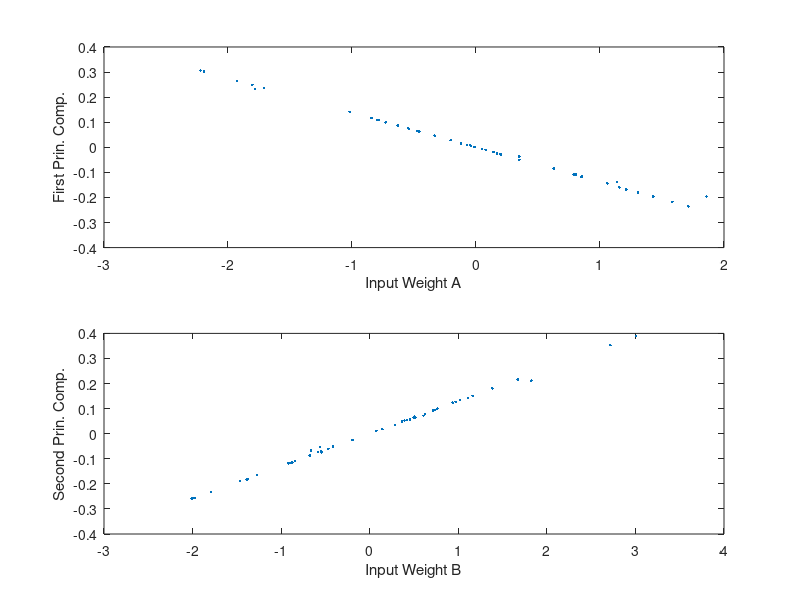
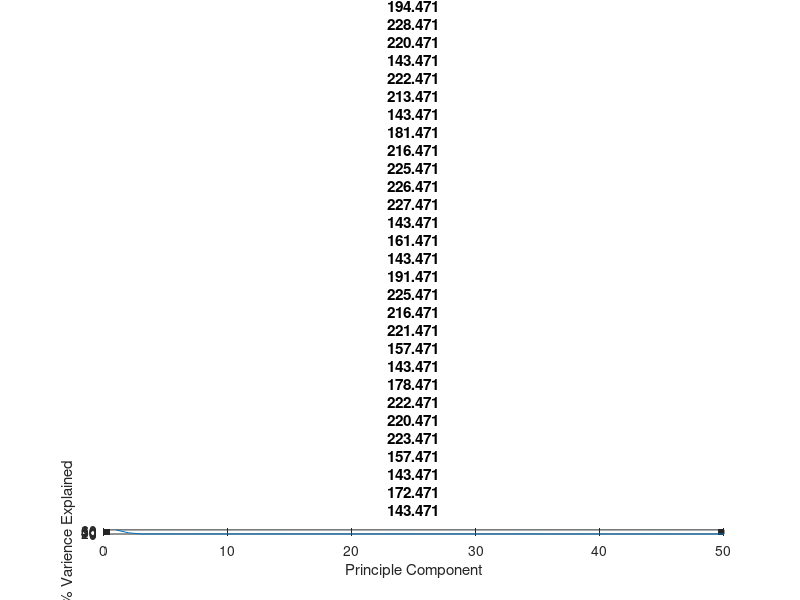
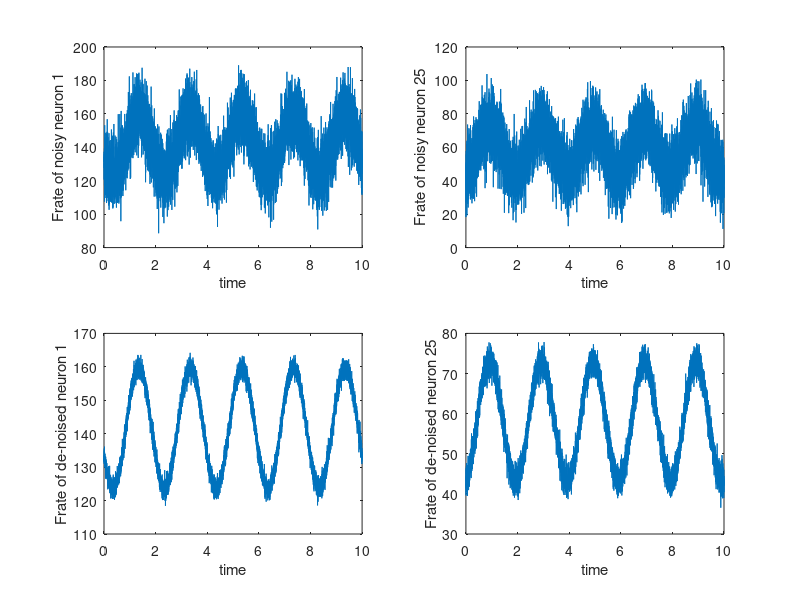
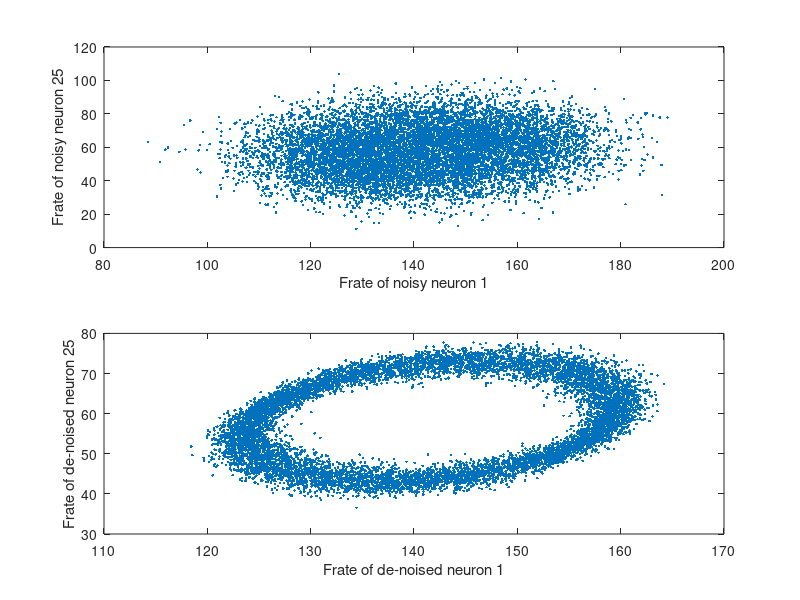

The MATLAB script that drew these images, in order:
% Tutorial 9.1 - Last Homework
%Code written by Connor Zawacki
%About: Principle component analysis on firing rate trajectories.

%Known Bugs: Occasionally when running a simulation, a
%warning will appear where "solumns of X are linearly dependent" which
%truncates one of the resulting TSQUARED vector accordingly, making some
%of the vecor sizes later in the code inconsistent. I personally
%"solved" this problem by clearing the workspace and running again until I
%got a trial that didn't have this error. Theorhetically, the rest of the
%code is still correct and this is just a minor artifact of how MATLAB does
%pca

Ncells = 50;
Aamp = 20;
Bamp = 10;
freq = 0.5;
dt = 1e-3;
tmax = 10;
tvec = 0:dt:tmax;
IA = Aamp*sin(2*pi*freq*tvec);    %for Q1
%IA = Aamp*sin(2*pi*1*tvec);      %for Q2
%IA = Aamp*tvec;                  %for Q3
IB = Bamp*cos(2*pi*freq*tvec);    %for Q1
%IB = Bamp*cos(2*pi*0.5*tvec);    %for Q2
%IB = Bamp*sin(2*pi*freq*tvec);   %for Q3
%IB(1:(4/dt)) = 0;                %for Q3
%IB(5/dt:numel(IB)) = 0;          %for Q3


Fr_matrix = zeros(numel(tvec),Ncells);
sig = 10;
Io = 50;
cells = 1:50;
WiO = randn(size(cells));
WiA = randn(size(cells));
WiB = randn(size(cells));
nit = randn(size(Fr_matrix));

for t = 1:(numel(tvec))
    Fr_matrix(t,:)=100+ WiO*Io + WiA*IA(t) + WiB*IB(t) + sig*nit(t,:);
end
Fr_matrix(Fr_matrix<0)=0; %fixes a problem with neg firing rates

[COEFF,SCORE,LATENT,TSQUARED,EXPLAINED,MU] = pca(Fr_matrix); % see known bugs

figure(1)
subplot(2,1,1), plot(WiA,COEFF(:,1),'.'), xlabel("Input Weight A"), ylabel("First Prin. Comp.")
subplot(2,1,2), plot(WiB,COEFF(:,2),'.'), xlabel("Input Weight B"), ylabel("Second Prin. Comp.")
%sign of slope means nothing

figure(2)
helper = EXPLAINED(1) + EXPLAINED(2);
plot(EXPLAINED), xlabel("Principle Component"), ylabel("% Varience Explained"), title("Sum of First 2 Prin. Comp. = "+ helper + "%");

%helper = COEFF';
new_rates = SCORE(:,1:2)*COEFF(:,1:2)';
for c = 1:length(new_rates(1,:))
    new_rates(:,c) = new_rates(:,c)+MU(c);
end

figure(3)
subplot(2,2,1), plot(tvec,Fr_matrix(:,1)), xlabel("time"), ylabel("Frate of noisy neuron 1");
subplot(2,2,2), plot(tvec,Fr_matrix(:,25)), xlabel("time"), ylabel("Frate of noisy neuron 25");
subplot(2,2,3), plot(tvec,new_rates(:,1)), xlabel("time"), ylabel("Frate of de-noised neuron 1");
subplot(2,2,4), plot(tvec,new_rates(:,25)), xlabel("time"), ylabel("Frate of de-noised neuron 25");

figure(4)
subplot(2,1,1), plot(Fr_matrix(:,1),Fr_matrix(:,25),'.'), xlabel("Frate of noisy neuron 1"), ylabel("Frate of noisy neuron 25");
subplot(2,1,2), plot(new_rates(:,1),new_rates(:,25),'.'), xlabel("Frate of de-noised neuron 1"), ylabel("Frate of de-noised neuron 25");


figure(5)
subplot(2,1,1), plot(tvec,SCORE(:,1)), ylabel("Prin. Comp. 1")
subplot(2,1,2), plot(tvec,SCORE(:,2)), xlabel("time"), ylabel("Prin. Comp. 2")